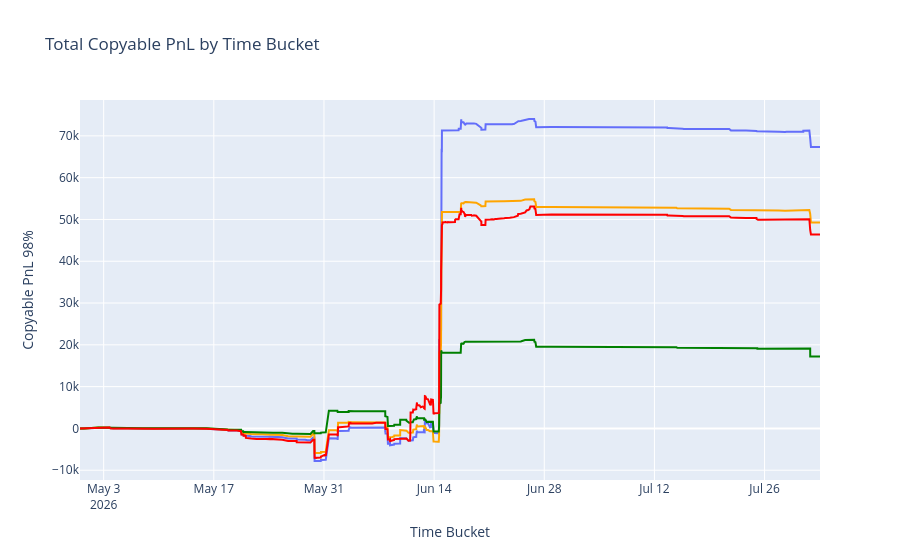

Notebook cell for this chart:
### Code cell
import plotly.express as px

# Aggregate by bucket
# bucket_pnl = df.groupby('bucket')['copyable_pnl_098'].sum().reset_index()
# bucket_pnl['copyable_pnl_098'] = bucket_pnl['copyable_pnl_098'].cumsum()

bucket_pnl = df.groupby('bucket').agg(
    scaled_copyable_pnl=('scaled_copyable_pnl', 'sum'),
    copyable_pnl=('copyable_pnl', 'sum'),
    copyable_pnl_098=('copyable_pnl_098', 'sum'),
    copyable_pnl_095=('copyable_pnl_095', 'sum'),
    copyable_pnl_090=('copyable_pnl_090', 'sum')
)

bucket_pnl.reset_index(inplace=True)


# cumsum of copyable pnl columns
bucket_pnl['scaled_copyable_pnl'] = bucket_pnl['scaled_copyable_pnl'].cumsum()
bucket_pnl['copyable_pnl'] = bucket_pnl['copyable_pnl'].cumsum()
bucket_pnl['copyable_pnl_098'] = bucket_pnl['copyable_pnl_098'].cumsum()
bucket_pnl['copyable_pnl_095'] = bucket_pnl['copyable_pnl_095'].cumsum()
bucket_pnl['copyable_pnl_090'] = bucket_pnl['copyable_pnl_090'].cumsum()


# Plot with Plotly

# TODO: different colors and legend...

fig = px.line(
    bucket_pnl,
    x='bucket',
    y='copyable_pnl_098',
    title='Total Copyable PnL by Time Bucket',
    labels={'bucket': 'Time Bucket', 'copyable_pnl_098': 'Copyable PnL 98%'}
)

fig.add_trace(px.line(
    bucket_pnl,
    x='bucket',
    y='copyable_pnl_095',
    labels={'bucket': 'Time Bucket', 'copyable_pnl_095': 'Copyable PnL 95%'},
    color_discrete_sequence=['orange']
).data[0])

fig.add_trace(px.line(
    bucket_pnl,
    x='bucket',
    y='copyable_pnl_090',
    labels={'bucket': 'Time Bucket', 'copyable_pnl_090': 'Copyable PnL 90%'},
    color_discrete_sequence=['green']
).data[0])


fig.add_trace(px.line(
    bucket_pnl,
    x='bucket',
    y='scaled_copyable_pnl',
    labels={'bucket': 'Time Bucket', 'scaled_copyable_pnl': 'Scaled Copyable PnL'},
    color_discrete_sequence=['red']
).data[0])


fig.show()

### Figure 1 — Plotly figure (JSON) as saved in the notebook; plotly's stock layout.template omitted (floating-point values rounded to 4 significant figures; data arrays with more than 128 entries replaced by an {"elided": "..."} marker saying what was removed)
{"data": [{"hovertemplate": "Time Bucket=%{x}<br>Copyable PnL 98%=%{y}<extra></extra>", "legendgroup": "", "line": {"color": "#636efa", "dash": "solid"}, "marker": {"symbol": "circle"}, "mode": "lines", "name": "", "orientation": "v", "showlegend": false, "type": "scatter", "x": {"elided": "606 str values"}, "xaxis": "x", "y": {"elided": "606 float values"}, "yaxis": "y"}, {"hovertemplate": "Time Bucket=%{x}<br>Copyable PnL 95%=%{y}<extra></extra>", "legendgroup": "", "line": {"color": "orange", "dash": "solid"}, "marker": {"symbol": "circle"}, "mode": "lines", "name": "", "orientation": "v", "showlegend": false, "type": "scatter", "x": {"elided": "606 str values"}, "xaxis": "x", "y": {"elided": "606 float values"}, "yaxis": "y"}, {"hovertemplate": "Time Bucket=%{x}<br>Copyable PnL 90%=%{y}<extra></extra>", "legendgroup": "", "line": {"color": "green", "dash": "solid"}, "marker": {"symbol": "circle"}, "mode": "lines", "name": "", "orientation": "v", "showlegend": false, "type": "scatter", "x": {"elided": "606 str values"}, "xaxis": "x", "y": {"elided": "606 float values"}, "yaxis": "y"}, {"hovertemplate": "Time Bucket=%{x}<br>Scaled Copyable PnL=%{y}<extra></extra>", "legendgroup": "", "line": {"color": "red", "dash": "solid"}, "marker": {"symbol": "circle"}, "mode": "lines", "name": "", "orientation": "v", "showlegend": false, "type": "scatter", "x": {"elided": "606 str values"}, "xaxis": "x", "y": {"elided": "606 float values"}, "yaxis": "y"}], "layout": {"legend": {"tracegroupgap": 0}, "title": {"text": "Total Copyable PnL by Time Bucket"}, "xaxis": {"anchor": "y", "domain": [0, 1], "title": {"text": "Time Bucket"}}, "yaxis": {"anchor": "x", "domain": [0, 1], "title": {"text": "Copyable PnL 98%"}}}}
